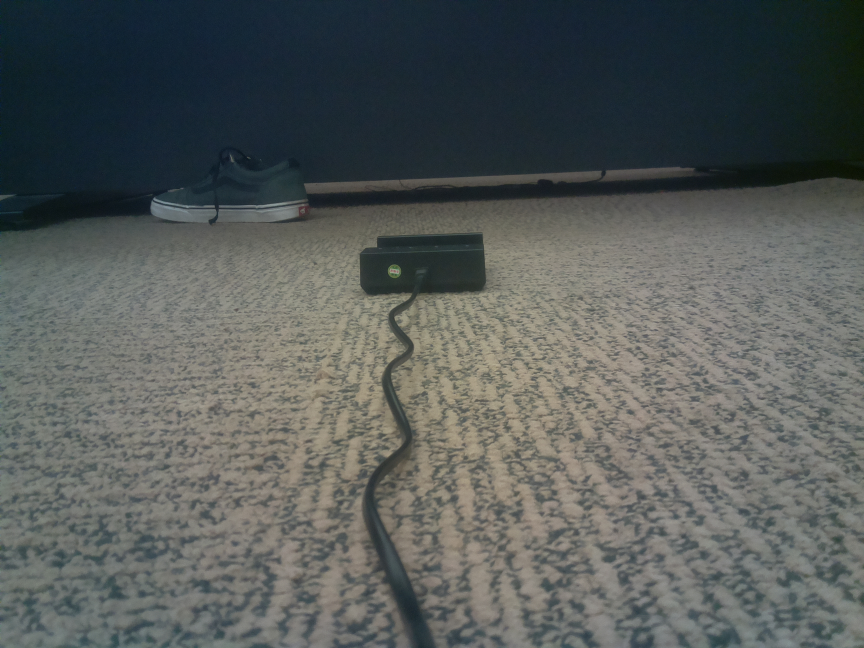
#> input picture src/samples/black-wire.jpg, 2592 x 1944 px (shown at 1/3 size)
$ python -i preprocess.py   (imports and definitions only)
#> lines starting #> are read from the running program, lines starting #| are printed output that depends on the picture
#> further down, picture is the input picture: shape (1944, 2592, 3); mean B, G, R 89.7, 91.5, 86.8
"""
  This can be used as a command-line tool to preprocess images manually, or it can be
  imported into another file via `from preprocess import preprocess`
"""

import sys, os
import cv2
import numpy as np

DEFAULT_OUTDIR = '../images/preprocessed/'
DEFAULT_SIZE = 300
DEFAULT_BRIGHTNESS = 0
DEFAULT_CONTRAST = 64

# [43 lines left out: function readCommand, not called in this run]


def default(str):
  return str + ' [Default: %default]'


def preprocess(image, size=DEFAULT_SIZE, brightness=DEFAULT_BRIGHTNESS, contrast=DEFAULT_CONTRAST, path=None, sample=False):
  res = boost_contrast(resize(image, size), brightness, contrast)
  if path:
    cv2.imwrite(path, res)
  return res


def boost_contrast(image, brightness=DEFAULT_BRIGHTNESS, contrast=DEFAULT_CONTRAST):
  if brightness != 0:
    if brightness > 0:
      shadow = brightness
      highlight = 255
    else:
      shadow = 0
      highlight = 255 + brightness
    alpha_b = (highlight - shadow) / 255
    gamma_b = shadow
    buf = cv2.addWeighted(image, alpha_b, image, 0, gamma_b)
  else:
    buf = image.copy()

  if contrast != 0:
    f = 131 * (contrast + 127) / (127 * (131 - contrast))
    alpha_c = f
    gamma_c = 127 * (1 - f)
    buf = cv2.addWeighted(buf, alpha_c, buf, 0, gamma_c)

  return buf


def resize(image, size=DEFAULT_SIZE):
  # Downsample, preserve aspect ratio
#> called with size = 300
  scale = 30
  w = int(image.shape[1] * scale / 100)
#> w = 777
  h = int(image.shape[0] * scale / 100)
#> h = 583
  image = cv2.resize(image, (w, h), 0, 0, cv2.INTER_AREA)
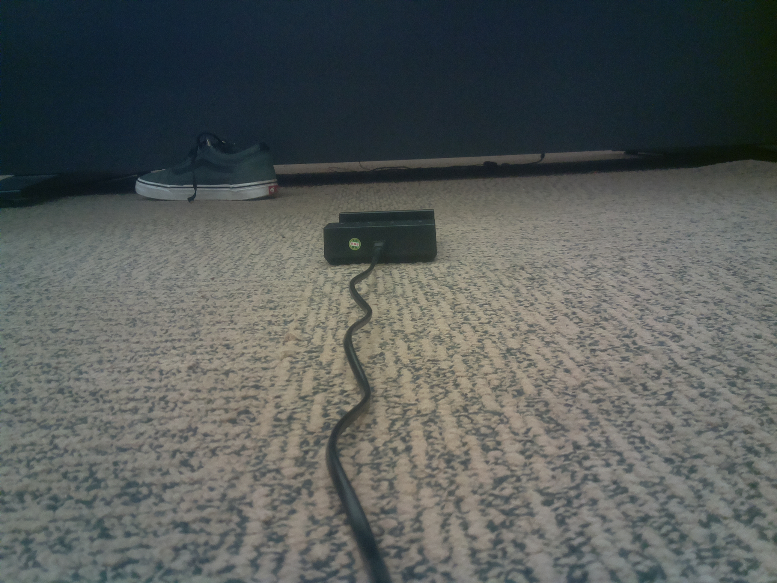
#> image: shape (583, 777, 3); mean of channels 0, 1, 2 89.6, 91.4, 86.7; drawn as B, G, R

  # Center crop to desired dimensions
  center = (image.shape[0] / 2, image.shape[1] / 2)
#> center = (291.5, 388.5)
  x = int(center[1] - size / 2)
#> x = 238
  y = int(center[0] - size / 2)
#> y = 141
  return image[y:y+size, x:x+size]
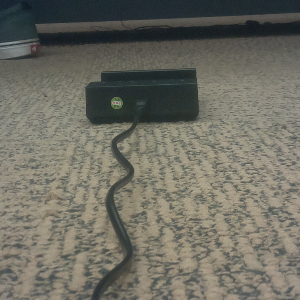
#> returned value: shape (300, 300, 3); mean of channels 0, 1, 2 99.3, 109.6, 110.9; drawn as B, G, R


# [19 lines left out: function demo, not called in this run]


# [10 lines not run here, left out]

>>> import cv2
>>> picture = cv2.imread('../samples/black-wire.jpg')
>>> result = preprocess(picture)
#> in boost_contrast, `buf = cv2.addWeighted(buf, alpha_c, buf, 0, gamma_c)`:
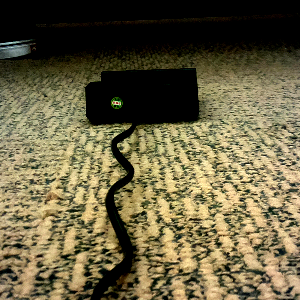
#> buf: shape (300, 300, 3); mean of channels 0, 1, 2 67.8, 98.1, 106.5; drawn as B, G, R
